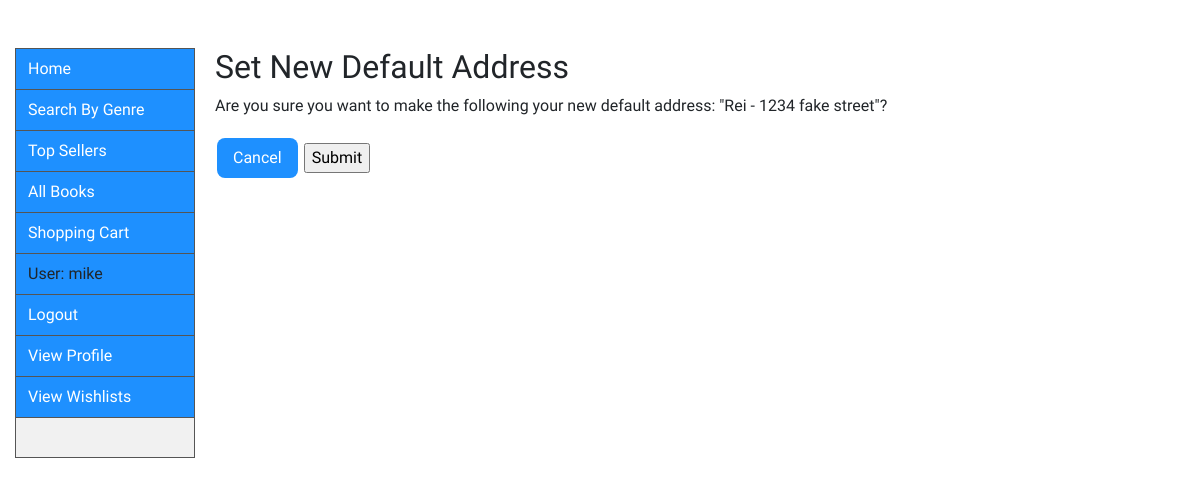
Before: /search/shipaddr/newdefaultshipaddr/4/ (signed in) with the older database file.
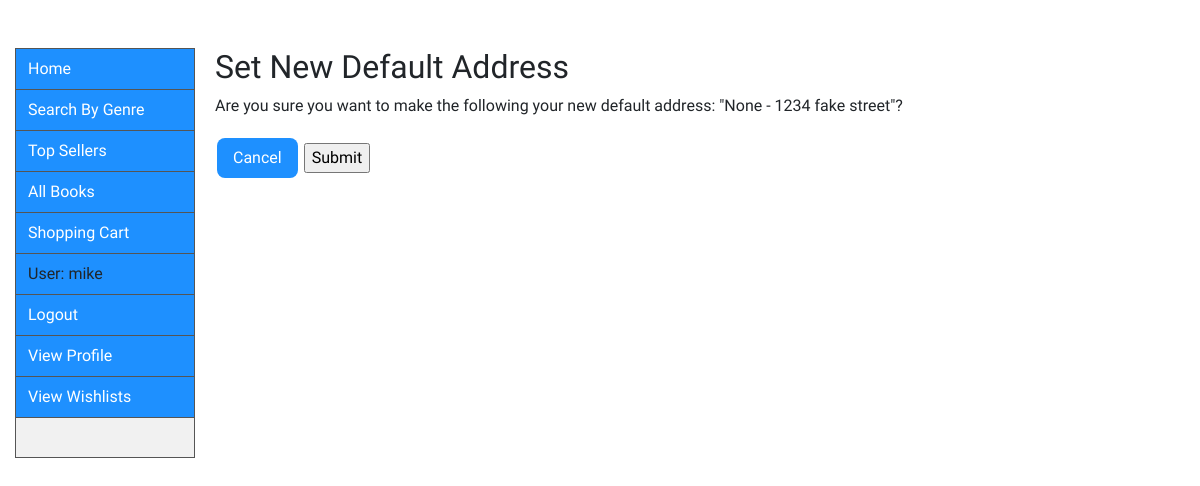
After: the same page with the newer database file.
### catalog/models.py (models this page shows)
class ShippingAddr(models.Model):
    username = models.ForeignKey(
        'UserProfile', on_delete=models.SET_NULL, null=True)
    address = models.CharField(max_length=200)
    city = models.CharField(max_length=25)
    state = models.CharField(max_length=25)
    zipcode = models.IntegerField()
    def __str__(self):
        return f'{self.username} - {self.address}'

class UserProfile(models.Model):
    user = models.OneToOneField(User, on_delete=models.CASCADE)
    name = models.CharField(max_length=200, default='')
    password = models.CharField(max_length=8, default='')
    nickname = models.CharField(max_length=10, default='')
    email = models.EmailField(max_length=50, default='')
    address = models.CharField(max_length=200, default='')
    city = models.CharField(max_length=25, default='')
    state = models.CharField(max_length=25, default='')
    zipcode = models.IntegerField(default=0)
    wishlists = models.ManyToManyField('Wishlist')
    def __str__(self):
        return self.user.username

### catalog/views.py (the view, shortened to what this page needs)
def setdefaultaddress(request, pk):
    newdefault = ShippingAddr.objects.get(id=pk)
    currentdefault = UserProfile.objects.get(user=request.user)
    currenttemp = UserProfile.objects.get(user=request.user)
    args = {'item': newdefault}
    return render(request, 'newdefaultshippingaddr.html', args)

### catalog/templates/newdefaultshippingaddr.html (shortened to what this page needs)
{% extends "base_generic.html" %}
{% block content %}
  <h2>Set New Default Address</h2>
  <p> Are you sure you want to make the following your new default address: "{{item}}"?</p>
<form action = "{% url 'setdefaultaddr' item.id %}" method ="post">
    <a href = "{% url 'shipaddr' %}"><button type = "button" class="button2"> Cancel </button></a>
    <input type = "submit" name="Confirm">
</form>
{% endblock %}

Changed rows visible on the page:
changed ShippingAddr: username+address "Rei - 1234 fake street" → "None - 1234 fake street"
